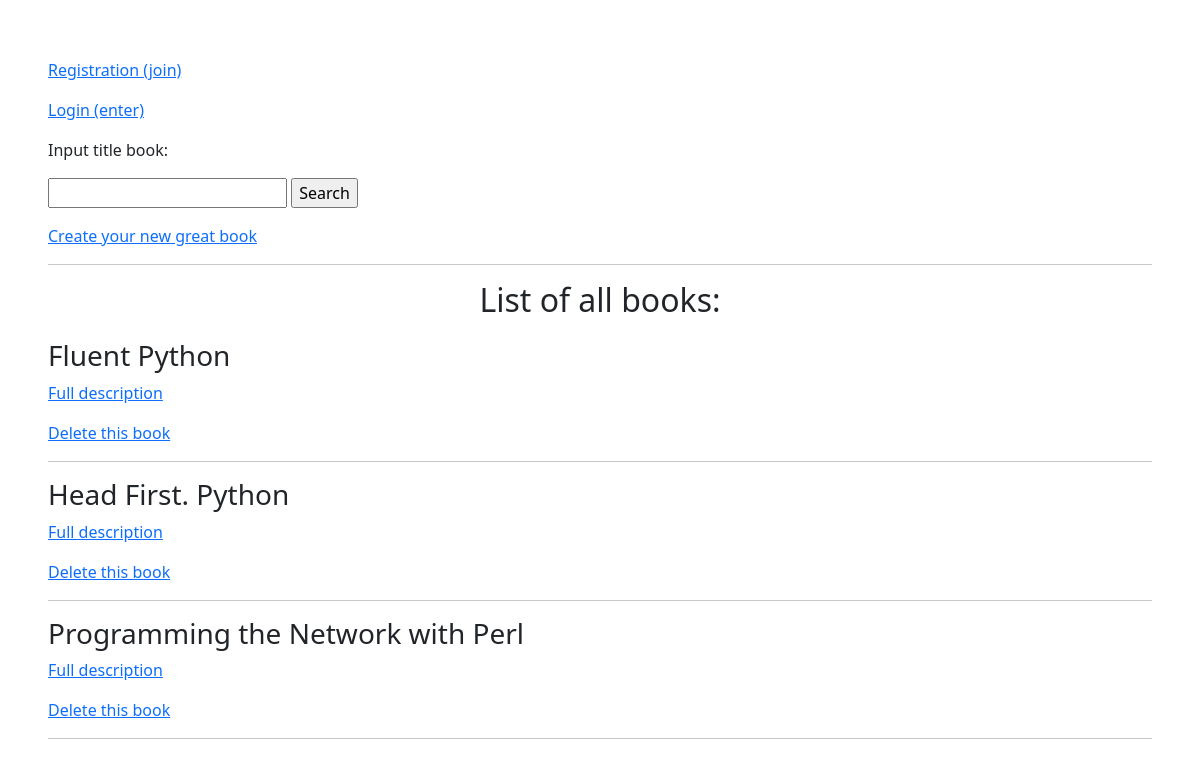
The page / on the database its author committed.
### bookstore/models.py (models this page shows, shortened)
class Books(models.Model):
    title = models.CharField(max_length=128)
    released_year = models.IntegerField()
    description = models.TextField()
    author_id = models.IntegerField()
    relations = models.ForeignKey(Authors, on_delete=models.CASCADE, blank=True, null=True)
    class Meta:
        verbose_name = 'Book'
        verbose_name_plural = 'Books'

### bookstore/views.py (the view, shortened to what this page needs)
# urls.py: path('', BooksView.as_view(), name='list_books'),                       # List of all books
class BooksView(View):                              # List of all books
    def get(self, request):
        book = Books.objects.all()
        if "search" in request.GET:
            book_search = request.GET['search']
            book = book.filter(title__contains=book_search)
        context = {'books': book, 'book_form': CreateBook}
        return render(request, 'bookstore/List_books.html', context=context)

### bookstore/templates/bookstore/List_books.html (shortened to what this page needs)
{% load static %}
<!DOCTYPE html>
<html lang="en">
<head>
    <link rel="stylesheet" href="https://cdn.jsdelivr.net/npm/bootstrap@5.1.3/dist/css/bootstrap.min.css"
>
    <link rel="stylesheet" href="{% static 'bookstore/css/style.css' %}">
</head>
<body>
<div class="content_head">
    {% if user.is_authenticated %}
        <a href="{% url 'logout' %}"><p>Logout (exit)</p></a>
        <h2>You logged on as: {{ user.username }}</h2>
    {% else %}
        <a href="{% url 'register' %}"><p>Registration (join)</p></a>
        <a href="{% url 'login' %}"><p>Login (enter)</p></a>
    {% endif %}
    <p>Input title book:</p>
    <form action="" method="get">
        <input type="text" name="search">
        <input type="submit" value="Search">
    </form>
    <a href="{% url 'create_book' %}"><p>Create your new great book</p></a>
    <hr>
    <h2>List of all books:</h2>
    {% for book in books %}
    <h3>{{book.title}}</h3>
    <a href="{% url 'current_book' book.id %}"><p>Full description</p></a>
    <a href="{% url 'delete_book' book.id %}"><p>Delete this book</p></a>
    <hr>
    {% endfor %}
</div>
</body>
</html>

### bookstore/static/bookstore/css/style.css (style rules this page uses)
.content_head { margin-top: 10px; padding: 4%; }
.content_head h2 { text-align: center; margin-bottom: 20px; }

### rows shown on the page
Books: title "Fluent Python"
Books: title "Head First. Python"
Books: title "Programming the Network with Perl"
